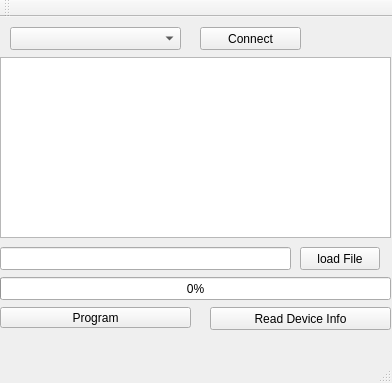
<?xml version="1.0" encoding="UTF-8"?>
<ui version="4.0">
 <class>MainWindow</class>
 <widget class="QMainWindow" name="MainWindow">
  <property name="geometry">
   <rect>
    <x>0</x>
    <y>0</y>
    <width>392</width>
    <height>383</height>
   </rect>
  </property>
  <property name="windowTitle">
   <string>ST Flash Loader</string>
  </property>
  <widget class="QWidget" name="centralWidget">
   <widget class="QPushButton" name="btnprogramm">
    <property name="geometry">
     <rect>
      <x>0</x>
      <y>290</y>
      <width>191</width>
      <height>21</height>
     </rect>
    </property>
    <property name="text">
     <string>Program</string>
    </property>
   </widget>
   <widget class="QProgressBar" name="progressBar">
    <property name="geometry">
     <rect>
      <x>0</x>
      <y>260</y>
      <width>391</width>
      <height>23</height>
     </rect>
    </property>
    <property name="value">
     <number>0</number>
    </property>
   </widget>
   <widget class="QComboBox" name="comboBox">
    <property name="geometry">
     <rect>
      <x>10</x>
      <y>10</y>
      <width>171</width>
      <height>23</height>
     </rect>
    </property>
   </widget>
   <widget class="QLineEdit" name="lineEdit">
    <property name="geometry">
     <rect>
      <x>0</x>
      <y>230</y>
      <width>291</width>
      <height>23</height>
     </rect>
    </property>
   </widget>
   <widget class="QPushButton" name="btnload">
    <property name="geometry">
     <rect>
      <x>300</x>
      <y>230</y>
      <width>80</width>
      <height>23</height>
     </rect>
    </property>
    <property name="text">
     <string>load File</string>
    </property>
   </widget>
   <widget class="QTextEdit" name="textEdit">
    <property name="geometry">
     <rect>
      <x>0</x>
      <y>40</y>
      <width>391</width>
      <height>181</height>
     </rect>
    </property>
   </widget>
   <widget class="QPushButton" name="btnInfo">
    <property name="geometry">
     <rect>
      <x>210</x>
      <y>290</y>
      <width>181</width>
      <height>23</height>
     </rect>
    </property>
    <property name="text">
     <string>Read Device Info</string>
    </property>
   </widget>
   <widget class="QPushButton" name="btconnect_dev">
    <property name="geometry">
     <rect>
      <x>200</x>
      <y>10</y>
      <width>101</width>
      <height>23</height>
     </rect>
    </property>
    <property name="text">
     <string>Connect</string>
    </property>
   </widget>
  </widget>
  <widget class="QMenuBar" name="menuBar">
   <property name="geometry">
    <rect>
     <x>0</x>
     <y>0</y>
     <width>392</width>
     <height>20</height>
    </rect>
   </property>
  </widget>
  <widget class="QToolBar" name="mainToolBar">
   <attribute name="toolBarArea">
    <enum>TopToolBarArea</enum>
   </attribute>
   <attribute name="toolBarBreak">
    <bool>false</bool>
   </attribute>
  </widget>
  <widget class="QStatusBar" name="statusBar"/>
 </widget>
 <layoutdefault spacing="6" margin="11"/>
 <resources/>
 <connections/>
</ui>
